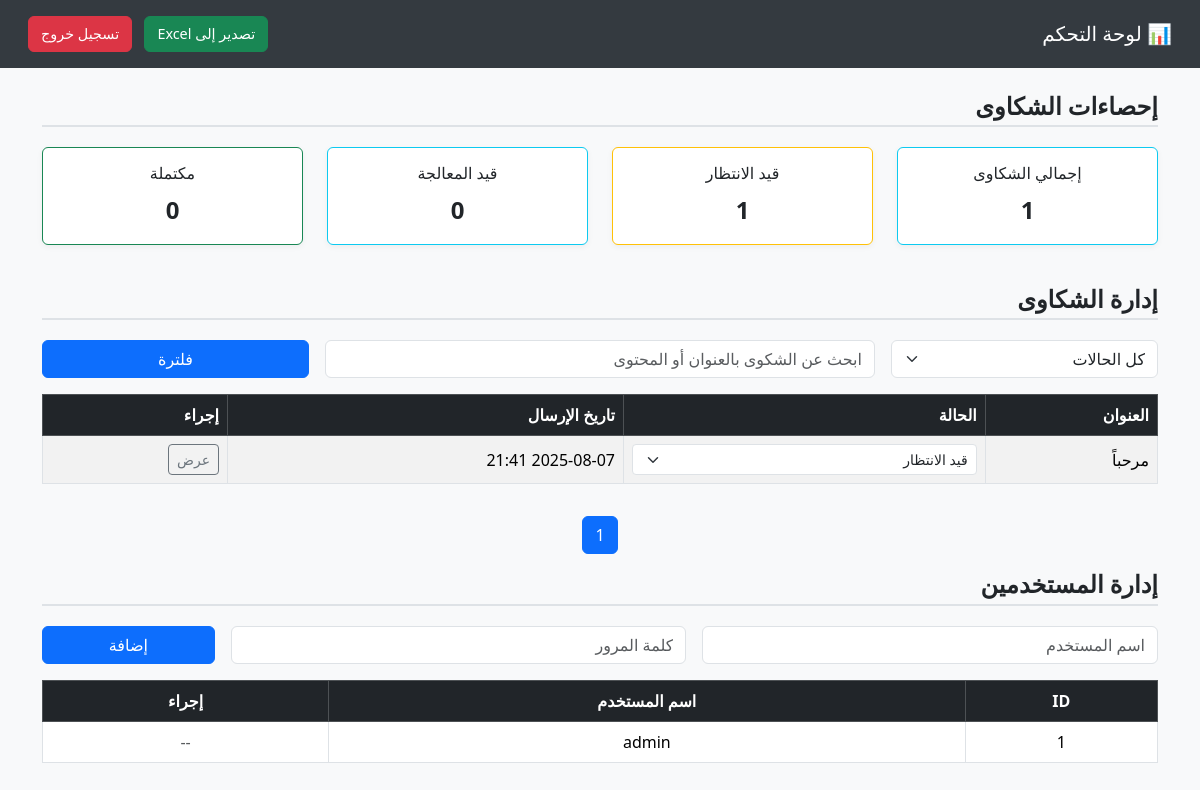
The page /admin/dashboard (signed in) on the database as committed earlier.
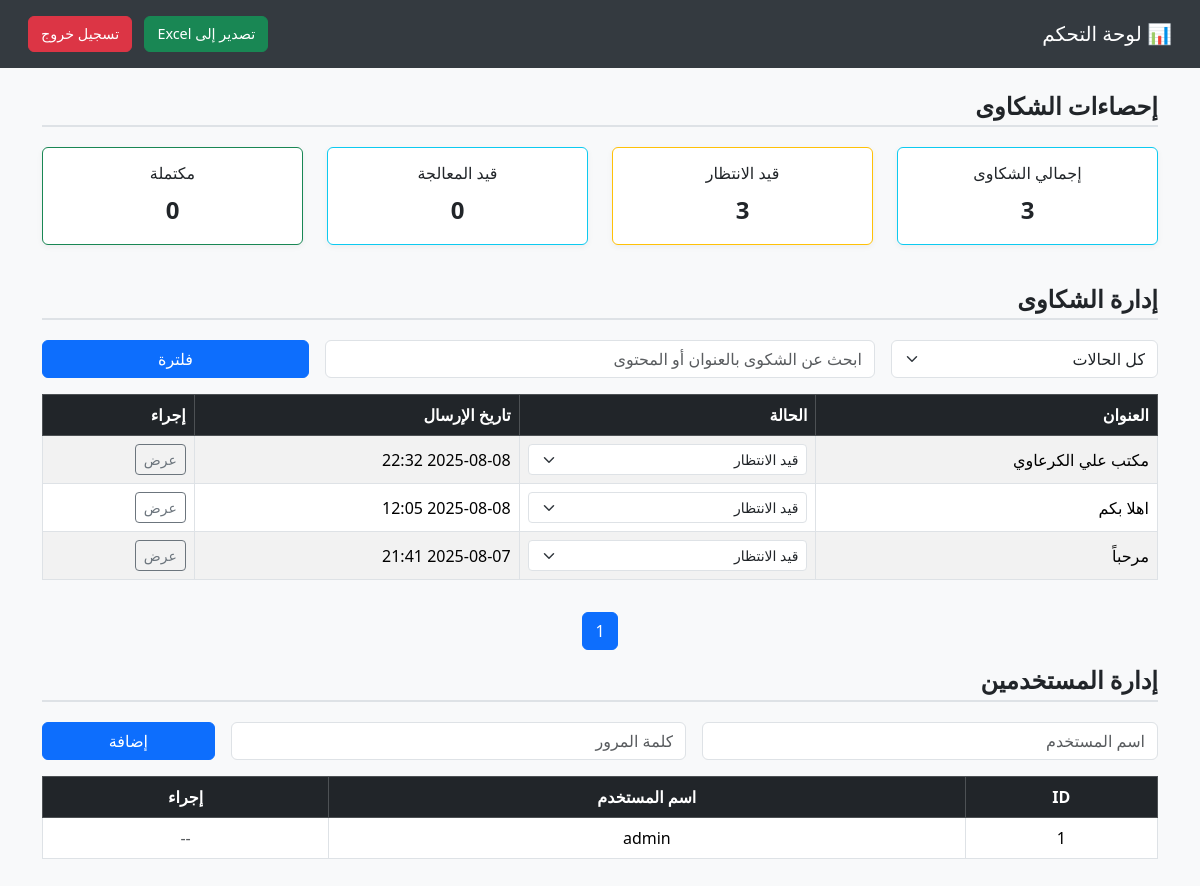
The same page on the database as committed later.
### app/models.py (models this page shows)
class Complaint(db.Model):
    __tablename__ = 'complaint'
    id = db.Column(db.Integer, primary_key=True)
    token = db.Column(db.String(64), unique=True, nullable=False)
    title = db.Column(db.String(255), nullable=False)
    content = db.Column(db.Text, nullable=False)
    status = db.Column(db.String(32), default="waiting")
    created_at = db.Column(db.DateTime, default=datetime.now)

class AdminUser(db.Model, UserMixin):
    __tablename__ = 'admin_user'
    id = db.Column(db.Integer, primary_key=True)
    username = db.Column(db.String(64), unique=True, nullable=False)
    password_hash = db.Column(db.String(128), nullable=False)

### app/views/admin.py (the view, shortened to what this page needs)
@admin_bp.route("/dashboard", methods=["GET", "POST"])
@login_required
def dashboard():
    form = AddUserForm()
    counts = dict(db.session.query(Complaint.status, func.count(Complaint.id))
              .group_by(Complaint.status)
              .all())
    total = sum(counts.values())
    waiting = counts.get("waiting", 0)
    in_process = counts.get("in process", 0)
    complete = counts.get("complete", 0)
    page = request.args.get("page", 1, type=int)
    status = request.args.get("status")
    q = request.args.get("q", "").strip()
    cquery = Complaint.query
    if status:
        cquery = cquery.filter_by(status=status)
    if q:
        cquery = cquery.filter(
            Complaint.title.ilike(f"%{q}%") | Complaint.content.ilike(f"%{q}%")
        )
    complaints = cquery.order_by(Complaint.created_at.desc()).paginate(page=page, per_page=10)
    users = AdminUser.query.all()
    return render_template(
        "admin/dashboard.html",
        total=total,
        waiting=waiting,
        in_process=in_process,
        complete=complete,
        complaints=complaints,
        users=users,
        form=form
    )

### app/forms.py
class AddUserForm(FlaskForm):
    username = StringField("اسم المستخدم", validators=[DataRequired()])
    password = PasswordField("كلمة المرور", validators=[DataRequired()])
    submit = SubmitField("إضافة")

### app/views/admin.py (called while the page is built)
@login_manager.user_loader
def load_user(user_id):
    return AdminUser.query.get(int(user_id))

### app/templates/admin/dashboard.html (shortened to what this page needs)
<!doctype html>
<html lang="ar" dir="rtl">
<head>
  <link href="https://cdn.jsdelivr.net/npm/bootstrap@5.3.3/dist/css/bootstrap.rtl.min.css" rel="stylesheet">
  <link href="{{ url_for('static', filename='css/dashboard.css') }}" rel="stylesheet">
</head>
<body>
  <nav class="navbar navbar-dark sticky-top p-3">
    <div class="container-fluid">
      <span class="navbar-brand mb-0 h5">📊 لوحة التحكم</span>
      <div>
        <a href="{{ url_for('admin.export_complaints') }}" class="btn btn-success me-2">تصدير إلى Excel</a>
        <a href="{{ url_for('admin.logout') }}" class="btn btn-danger">تسجيل خروج</a>
      </div>
    </div>
  </nav>
  <div class="container my-4">
    <h4 class="section-title">إحصاءات الشكاوى</h4>
    <div class="row text-center mb-4">
      {% for label, count, cls in [('إجمالي الشكاوى', total, 'info'), ('قيد الانتظار', waiting, 'warning'), ('قيد المعالجة', in_process, 'info'), ('مكتملة', complete, 'success')] %}
      <div class="col-md-3 col-6">
        <div class="card border-{{ cls }} mb-3">
          <div class="card-body">
            <h6 class="card-title">{{ label }}</h6>
            <p class="fs-4 fw-bold mb-0">{{ count }}</p>
          </div>
        </div>
      </div>
      {% endfor %}
    </div>
    <h4 class="section-title">إدارة الشكاوى</h4>
    <form method="get" class="row g-3 mb-3">
      <div class="col-md-3">
        <select name="status" class="form-select">
          <option value="">كل الحالات</option>
        </select>
      </div>
      <div class="col-md-6">
        <input type="text" name="q" value="{{ request.args.get('q','') }}" class="form-control" placeholder="ابحث عن الشكوى بالعنوان أو المحتوى">
      </div>
      <div class="col-md-3">
        <button type="submit" class="btn btn-primary w-100">فلترة</button>
      </div>
    </form>
    <div class="table-responsive">
      <table class="table table-bordered table-striped align-middle">
        <thead class="table-dark">
          <tr>
            <th>العنوان</th>
            <th>الحالة</th>
            <th>تاريخ الإرسال</th>
            <th>إجراء</th>
          </tr>
        </thead>
        <tbody>
          {% for c in complaints.items %}
          <tr>
            <td>{{ c.title }}</td>
            <td>
              <form method="POST" action="{{ url_for('admin.update_complaint', id=c.id) }}?page={{ complaints.page }}">
                <select name="status" class="form-select form-select-sm" onchange="this.form.submit()">
                  <option value="waiting" {% if c.status=='waiting' %}selected{% endif %}>قيد الانتظار</option>
                </select>
              </form>
            </td>
            <td>{{ c.created_at.strftime('%Y-%m-%d %H:%M') }}</td>
            <td><a href="{{ url_for('public.track_complaint', token=c.token) }}" class="btn btn-sm btn-outline-secondary" target="_blank">عرض</a></td>
          </tr>
          {% endfor %}
        </tbody>
      </table>
    </div>
    <nav class="mt-3">
      <ul class="pagination justify-content-center">
        {% for p in complaints.iter_pages() %}{% if p %}<li class="page-item {% if complaints.page==p %}active{% endif %}"><a class="page-link" href="?page={{ p }}&status={{ request.args.get('status') }}&q={{ request.args.get('q','') }}">{{ p }}</a></li>{% endif %}{% endfor %}
      </ul>
    </nav>
    <h4 class="section-title">إدارة المستخدمين</h4>
    <form method="POST" class="row g-3 mb-3">
      <div class="col-md-5">
        {{ form.username(class="form-control", placeholder="اسم المستخدم") }}
      </div>
      <div class="col-md-5">
        {{ form.password(class="form-control", placeholder="كلمة المرور") }}
      </div>
      <div class="col-md-2">
        {{ form.submit(class="btn btn-primary w-100") }}
      </div>
    </form>
    <div class="table-responsive">
      <table class="table table-bordered text-center">
        <thead class="table-dark">
          <tr><th>ID</th><th>اسم المستخدم</th><th>إجراء</th></tr>
        </thead>
        <tbody>
          {% for user in users %}
          <tr>
            <td>{{ user.id }}</td>
            <td>{{ user.username }}</td>
            <td>
              {% if user.id != current_user.id %}
              <form method="POST" action="{{ url_for('admin.delete_user', user_id=user.id) }}" onsubmit="return confirm('هل أنت متأكد؟')">
                <input type="hidden" name="csrf_token" value="{{ csrf_token() }}">
                <button type="submit" class="btn btn-danger btn-sm">حذف</button>
              </form>
              {% else %}<span class="text-muted">--</span>{% endif %}
            </td>
          </tr>
          {% endfor %}
        </tbody>
      </table>
    </div>
  </div>
</body>
</html>

### app/static/css/dashboard.css (style rules this page uses)
body { background-color: #f8f9fa; }
.navbar { background-color: #343a40 !important; }
.navbar .btn { font-size: 0.9rem; }
.card { box-shadow: 0 2px 6px rgba(0, 0, 0, 0.05); }
.section-title { font-weight: bold; border-bottom: 2px solid #dee2e6; padding-bottom: 5px; margin-bottom: 20px; }
table th, table td { vertical-align: middle !important; }

Rows that differ between the two databases and show on the page:
added Complaint: title "مكتب علي الكرعاوي", status "قيد الانتظار", created_at "2025-08-08 22:32"
added Complaint: title "اهلا بكم", status "قيد الانتظار", created_at "2025-08-08 12:05"
Other text that changed with them:
new list line: "إجمالي الشكاوى 3"
new list line: "قيد الانتظار 3"
list line gone: "إجمالي الشكاوى 1"
list line gone: "قيد الانتظار 1"
